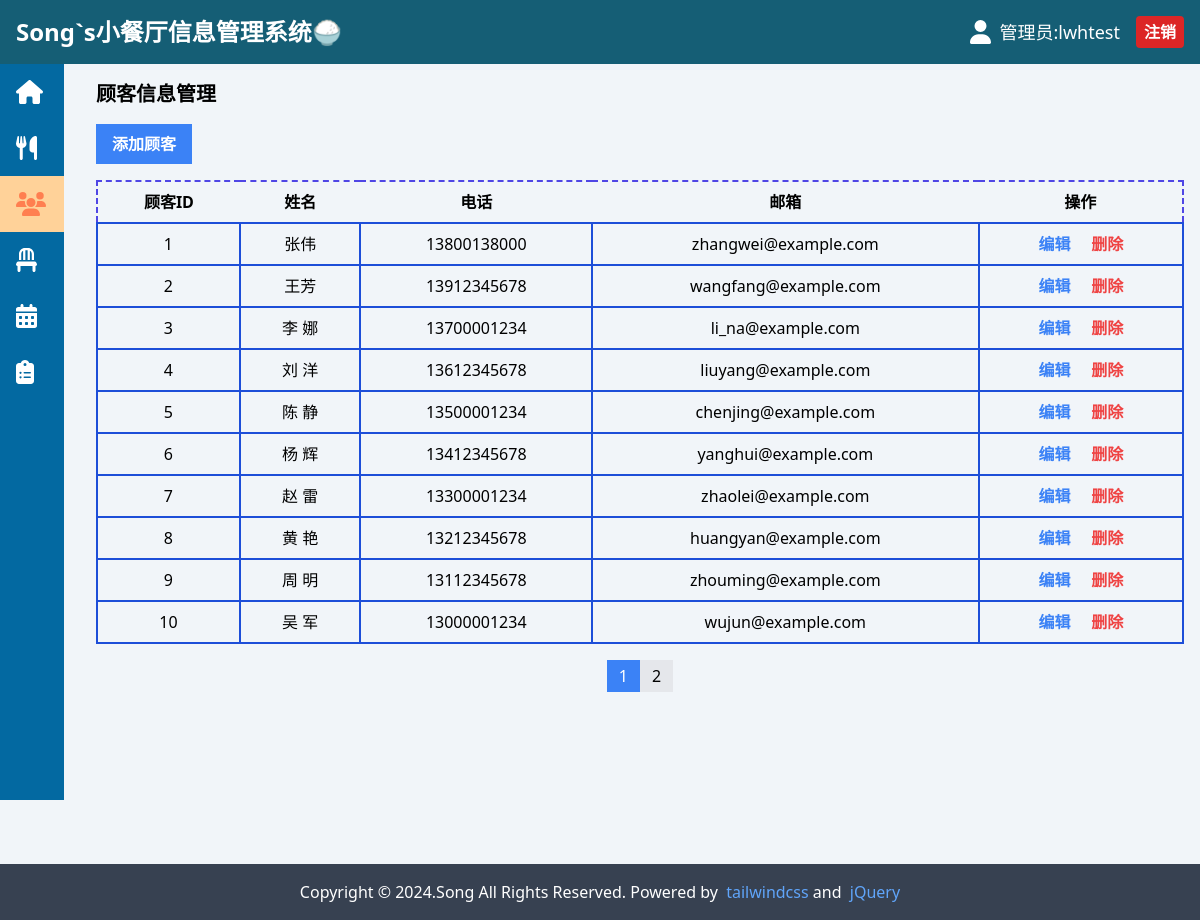
The page /admin/customers.php (signed in) on the database its author committed.
### tables this page shows
CREATE TABLE `customers`  (
  `CustomerID` int(11) NOT NULL AUTO_INCREMENT,
  `Phone` varchar(20) NULL DEFAULT NULL,
  `Email` varchar(100) NULL DEFAULT NULL,
  `FullName` varchar(200) NULL DEFAULT NULL,
  PRIMARY KEY (`CustomerID`) USING BTREE
);

### admin/customers.php (the view, shortened to what this page needs)
<?php
require_once 'DBconn/database.php';
$items_per_page = 10;
$page = isset($_GET['page']) ? intval($_GET['page']) : 1;
$offset = ($page - 1) * $items_per_page;
$query = "SELECT * FROM Customers LIMIT $items_per_page OFFSET $offset";
$result = mysqli_query($conn, $query);
$total_query = "SELECT COUNT(*) as total FROM Customers";
$total_result = mysqli_query($conn, $total_query);
$total_row = mysqli_fetch_assoc($total_result);
$total_items = $total_row['total'];
$total_pages = ceil($total_items / $items_per_page);
?>
<!DOCTYPE html>
<html lang="zh-CN">
<head>
    <link rel="stylesheet" href="/static/css/biulded_all.css">
    <link rel="stylesheet" href="/static/css/fontawesome.min.css">
</head>
<body class="bg-slate-100">
    <?php include 'component/topbar.php'; ?>
    <div class="flex">
        <?php include 'component/sidebar.php'; ?>
        <div class="flex-1 ml-20 p-4 min-h-screen">
            <h1 class="text-xl font-bold mb-4">顾客信息管理</h1>
            <button id="add-customer-button" class="bg-blue-500 text-white px-4 py-2 mb-4 font-bold">添加顾客</button>
            <table class="table-auto w-full mb-4 border-dashed border-2 border-indigo-600" id="customers-table">
                <thead>
                    <tr>
                        <th class="px-4 py-2">顾客ID</th>
                        <th class="px-4 py-2">姓名</th>
                        <th class="px-4 py-2">电话</th>
                        <th class="px-4 py-2">邮箱</th>
                        <th class="px-4 py-2">操作</th>
                    </tr>
                </thead>
                <tbody>
                    <?php while ($row = mysqli_fetch_assoc($result)) { ?>
                        <tr data-customer-id="<?php echo $row['CustomerID']; ?>">
                            <td class="border px-4 py-2 text-center border-2 border-blue-700"><?php echo $row['CustomerID']; ?></td>
                            <td class="border px-4 py-2 text-center border-2 border-blue-700"><?php echo $row['FullName']; ?></td>
                            <td class="border px-4 py-2 text-center border-2 border-blue-700"><?php echo $row['Phone']; ?></td>
                            <td class="border px-4 py-2 text-center border-2 border-blue-700"><?php echo $row['Email']; ?></td>
                            <td class="border px-4 py-2 text-center border-2 border-blue-700">
                                <button class="text-blue-500 edit-customer font-bold">编辑</button>
                                <button class="text-red-500 delete-customer font-bold">删除</button>
                            </td>
                        </tr>
                    <?php } ?>
                </tbody>
            </table>
            <div class="pagination flex justify-center">
                <?php for ($i = 1; $i <= $total_pages; $i++) { ?>
                    <a href="#" class="page-link px-3 py-1 <?php echo $i == $page ? 'bg-blue-500 text-white' : 'bg-gray-200'; ?>" data-page="<?php echo $i; ?>"><?php echo $i; ?></a>
                <?php } ?>
            </div>
        </div>
    </div>
    <?php include 'component/footer.php'; ?>
</body>
</html>

### admin/component/topbar.php (shortened to what this page needs)
<div class="topbar-container flex justify-between items-center bg-cyan-800 p-4 text-white w-full z-10">
    <div class="brand text-2xl font-bold">
        <a href="/admin/home.php">Song`s小餐厅信息管理系统🍚</a>
    </div>
    <div class="user-info flex items-center">
        <i class="fas fa-user user-icon text-2xl mr-2"></i>
        <span class="username text-lg">管理员:<?php echo $_SESSION['admin']; ?></span>
        <a href="?logout" class="ml-4 bg-red-600 px-2 py-1 rounded font-bold">注销</a>
    </div>
</div>

### admin/component/sidebar.php (shortened to what this page needs)
<nav class="sidebar-container fixed w-16 bg-sky-700 hover:w-44 transition-all duration-500 flex flex-col justify-between">
    <div class="menu-top flex flex-col">
        <a href="home.php" class="menu-item flex items-center p-4 text-white cursor-pointer overflow-hidden transition-all duration-300 hover:bg-blue-700 hover:text-yellow-300">
            <i class="fas fa-home menu-icon text-2xl mr-4 transition-all duration-500 "></i>
        </a>
        <a href="dishes.php" class="menu-item flex items-center p-4 text-white cursor-pointer overflow-hidden transition-all duration-300 hover:bg-blue-700 hover:text-yellow-300">
            <i class="fas fa-utensils menu-icon text-2xl mr-4 transition-all duration-500"></i>
        </a>
        <a href="customers.php" class="menu-item flex items-center p-4 text-white cursor-pointer overflow-hidden transition-all duration-300 hover:bg-blue-700 hover:text-yellow-300">
            <i class="fas fa-users menu-icon text-2xl mr-4 transition-all duration-500"></i>
        </a>
        <a href="tables.php" class="menu-item flex items-center p-4 text-white cursor-pointer overflow-hidden transition-all duration-300 hover:bg-blue-700 hover:text-yellow-300">
            <i class="fas fa-chair menu-icon text-2xl mr-4 transition-all duration-500"></i>
        </a>
        <a href="reservations.php" class="menu-item flex items-center p-4 text-white cursor-pointer overflow-hidden transition-all duration-300 hover:bg-blue-700 hover:text-yellow-300">
            <i class="fas fa-calendar-alt menu-icon text-2xl mr-4 transition-all duration-500"></i>
        </a>
        <a href="orders.php" class="menu-item flex items-center p-4 text-white cursor-pointer overflow-hidden transition-all duration-300 hover:bg-blue-700 hover:text-yellow-300">
            <i class="fas fa-clipboard-list menu-icon text-2xl mr-4 transition-all duration-500"></i>
        </a>
    </div>
</nav>

### admin/component/footer.php
<footer id="footer" class="bg-gray-700 text-white w-full py-4 mt-auto">
    <div class="container mx-auto text-center">
        <span>
            Copyright &copy; 2024.Song All Rights Reserved.
            Powered by&nbsp;
            <a href="https://www.tailwindcss.cn/" class="text-blue-400 hover:text-blue-600">tailwindcss</a>&nbsp;and&nbsp;
            <a href="https://jquery.com/" class="text-blue-400 hover:text-blue-600">jQuery</a>
        </span>
    </div>
</footer>

### static/css/biulded_all.css (style rules this page uses)
html, :host { line-height: 1.5; -webkit-text-size-adjust: 100%; -moz-tab-size: 4; -o-tab-size: 4; tab-size: 4; font-family: ui-sans-serif, system-ui, sans-serif, "Apple Color Emoji", "Segoe UI Emoji", "Segoe UI Symbol", "Noto Color Emoji"; font-feature-settings: normal; font-variation-settings: normal; -webkit-tap-highlight-color: transparent; }
body { margin: 0; line-height: inherit; }
h1, h2, h3, h4, h5, h6 { font-size: inherit; font-weight: inherit; }
a { color: inherit; text-decoration: inherit; }
table { text-indent: 0; border-color: inherit; border-collapse: collapse; }
button, input, optgroup, select, textarea { font-family: inherit; font-feature-settings: inherit; font-variation-settings: inherit; font-size: 100%; font-weight: inherit; line-height: inherit; letter-spacing: inherit; color: inherit; margin: 0; padding: 0; }
button, select { text-transform: none; }
button, input:where([type='button']), input:where([type='reset']), input:where([type='submit']) { -webkit-appearance: button; background-color: transparent; background-image: none; }
blockquote, dl, dd, h1, h2, h3, h4, h5, h6, hr, figure, p, pre { margin: 0; }
button, [role="button"] { cursor: pointer; }
img, svg, video, canvas, audio, iframe, embed, object { display: block; vertical-align: middle; }
.container { width: 100%; }
@media (min-width: 640px) { .container { max-width: 640px; } }
@media (min-width: 768px) { .container { max-width: 768px; } }
@media (min-width: 1024px) { .container { max-width: 1024px; } }
.fixed { position: fixed; }
.z-10 { z-index: 10; }
.mx-auto { margin-left: auto; margin-right: auto; }
.mb-4 { margin-bottom: 1rem; }
.ml-20 { margin-left: 5rem; }
.ml-4 { margin-left: 1rem; }
.mr-2 { margin-right: 0.5rem; }
.mr-4 { margin-right: 1rem; }
.mt-auto { margin-top: auto; }
.flex { display: flex; }
.min-h-screen { min-height: 100vh; }
.w-16 { width: 4rem; }
.w-full { width: 100%; }
.flex-1 { flex: 1 1 0%; }
.table-auto { table-layout: auto; }
.cursor-pointer { cursor: pointer; }
.flex-col { flex-direction: column; }
.items-center { align-items: center; }
.justify-center { justify-content: center; }
.justify-between { justify-content: space-between; }
.overflow-hidden { overflow: hidden; }
.rounded { border-radius: 0.25rem; }
.border { border-width: 1px; }
.border-2 { border-width: 2px; }
.border-dashed { border-style: dashed; }
.border-blue-700 { --tw-border-opacity: 1; border-color: rgb(29 78 216 / var(--tw-border-opacity)); }
.border-indigo-600 { --tw-border-opacity: 1; border-color: rgb(79 70 229 / var(--tw-border-opacity)); }
.bg-blue-500 { --tw-bg-opacity: 1; background-color: rgb(59 130 246 / var(--tw-bg-opacity)); }
.bg-cyan-800 { --tw-bg-opacity: 1; background-color: rgb(21 94 117 / var(--tw-bg-opacity)); }
.bg-gray-200 { --tw-bg-opacity: 1; background-color: rgb(229 231 235 / var(--tw-bg-opacity)); }
.bg-gray-700 { --tw-bg-opacity: 1; background-color: rgb(55 65 81 / var(--tw-bg-opacity)); }
.bg-red-600 { --tw-bg-opacity: 1; background-color: rgb(220 38 38 / var(--tw-bg-opacity)); }
.bg-sky-700 { --tw-bg-opacity: 1; background-color: rgb(3 105 161 / var(--tw-bg-opacity)); }
.bg-slate-100 { --tw-bg-opacity: 1; background-color: rgb(241 245 249 / var(--tw-bg-opacity)); }
.p-4 { padding: 1rem; }
.px-2 { padding-left: 0.5rem; padding-right: 0.5rem; }
.px-3 { padding-left: 0.75rem; padding-right: 0.75rem; }
.px-4 { padding-left: 1rem; padding-right: 1rem; }
.py-1 { padding-top: 0.25rem; padding-bottom: 0.25rem; }
.py-2 { padding-top: 0.5rem; padding-bottom: 0.5rem; }
.py-4 { padding-top: 1rem; padding-bottom: 1rem; }
.text-center { text-align: center; }
.text-2xl { font-size: 1.5rem; line-height: 2rem; }
.text-lg { font-size: 1.125rem; line-height: 1.75rem; }
.text-xl { font-size: 1.25rem; line-height: 1.75rem; }
.font-bold { font-weight: 700; }
.text-blue-400 { --tw-text-opacity: 1; color: rgb(96 165 250 / var(--tw-text-opacity)); }
.text-blue-500 { --tw-text-opacity: 1; color: rgb(59 130 246 / var(--tw-text-opacity)); }
.text-red-500 { --tw-text-opacity: 1; color: rgb(239 68 68 / var(--tw-text-opacity)); }
.text-white { --tw-text-opacity: 1; color: rgb(255 255 255 / var(--tw-text-opacity)); }
.transition-all { transition-property: all; transition-timing-function: cubic-bezier(0.4, 0, 0.2, 1); transition-duration: 150ms; }
.duration-300 { transition-duration: 300ms; }
.duration-500 { transition-duration: 500ms; }

### admin/component/topbar.php (style rules this page uses)
.topbar-container { height: 4rem; }

### rows shown on the page
customers: CustomerID "1", FullName "张伟", Phone "13800138000", Email "zhangwei@example.com"
customers: CustomerID "2", FullName "王芳", Phone "13912345678", Email "wangfang@example.com"
customers: CustomerID "3", FullName "李 娜", Phone "13700001234", Email "li_na@example.com"
customers: CustomerID "4", FullName "刘 洋", Phone "13612345678", Email "liuyang@example.com"
customers: CustomerID "5", FullName "陈 静", Phone "13500001234", Email "chenjing@example.com"
customers: CustomerID "6", FullName "杨 辉", Phone "13412345678", Email "yanghui@example.com"
customers: CustomerID "7", FullName "赵 雷", Phone "13300001234", Email "zhaolei@example.com"
customers: CustomerID "8", FullName "黄 艳", Phone "13212345678", Email "huangyan@example.com"
customers: CustomerID "9", FullName "周 明", Phone "13112345678", Email "zhouming@example.com"
customers: CustomerID "10", FullName "吴 军", Phone "13000001234", Email "wujun@example.com"

### other values the page prints
$_SESSION['admin'] "lwhtest"
